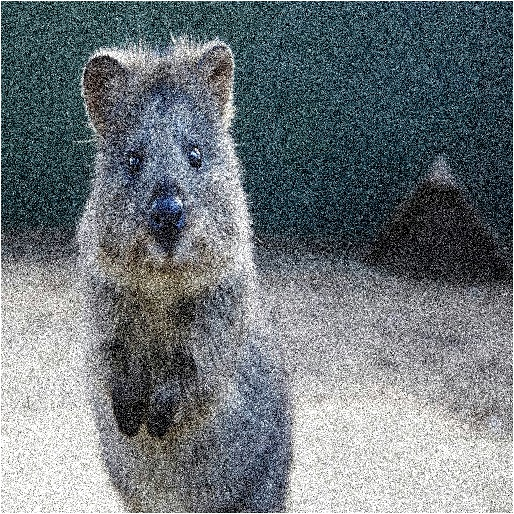
#> input picture NoiseReduction2.jpg, 514 x 514 px
$ python NoiseReduction2.py   (older library calls are emulated)
#> lines starting #> are read from the running program, lines starting #| are printed output that depends on the picture
import matplotlib.pyplot as plt

from skimage.restoration import (denoise_tv_chambolle, denoise_bilateral, denoise_wavelet, denoise_nl_means, denoise_tv_bregman, estimate_sigma)
from skimage import img_as_float
from skimage.util import random_noise

fig, field = plt.subplots(nrows=2, ncols=3, figsize=(10, 7), sharex=True, sharey=True)
plt.gray()

noisy = plt.imread("NoiseReduction2.jpg")
#> noisy is the input picture: shape (514, 514, 3); mean R, G, B 110.8, 118.8, 123.4

denoised_wavelet = denoise_wavelet(noisy, rescale_sigma=True, multichannel=True)
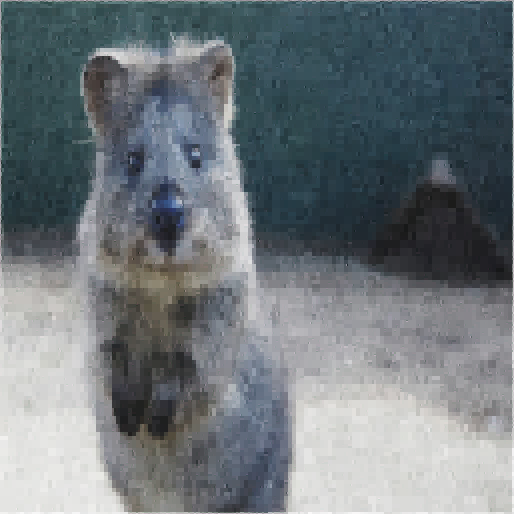
#> denoised_wavelet: shape (514, 514, 3) float64; mean R, G, B 0.434, 0.466, 0.484
denoised_tv_chambolle = denoise_tv_chambolle(noisy, weight=0.5, multichannel=True)
denoised_tv_bregman = denoise_tv_bregman(noisy, weight=0.5)

field[0,0].axis('off')
field[0,1].axis('off')
field[0,1].set_title('Noisy')
field[0,1].imshow(noisy)
field[0,2].axis('off')
field[1,0].axis('off')
field[1,0].set_title('Wavelet')
field[1,0].imshow(denoised_wavelet)
field[1,1].axis('off')
field[1,1].set_title('TV Chambolle')
field[1,1].imshow(denoised_tv_chambolle)
field[1,2].axis('off')
field[1,2].set_title('TV Bregman')
field[1,2].imshow(denoised_tv_bregman)

fig.tight_layout()

plt.show()
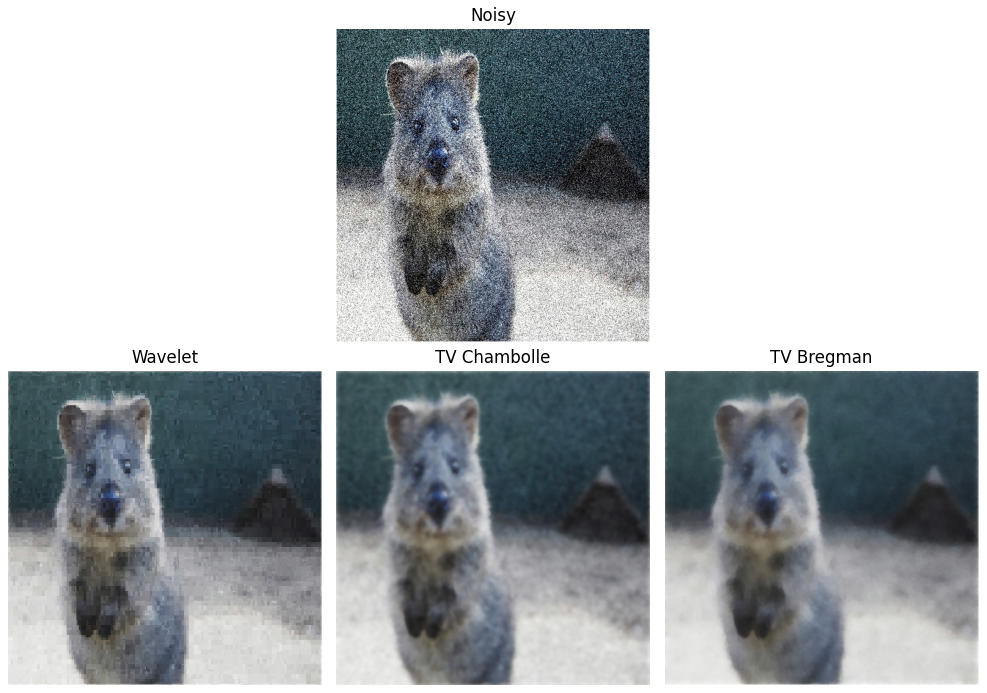
#> figure drawn by matplotlib, 4 panels

$ run again, with NoiseReduction.png saved as NoiseReduction2.jpg
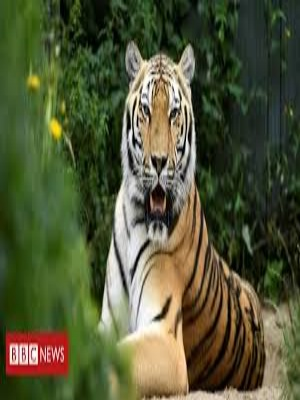
#> input picture NoiseReduction.png, 300 x 400 px
#> noisy is the input picture: shape (400, 300, 3); mean R, G, B 82.3, 86.9, 55.7
#> `denoised_tv_chambolle = denoise_tv_chambolle(noisy, weight=0.5, multic..`:
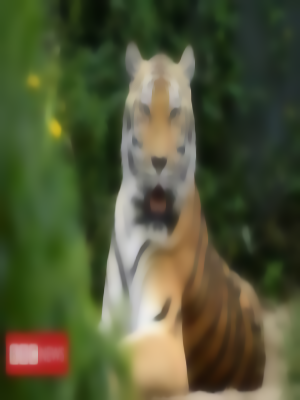
#> denoised_tv_chambolle: shape (400, 300, 3) float64; mean R, G, B 0.323, 0.341, 0.219
#> `plt.show()`:
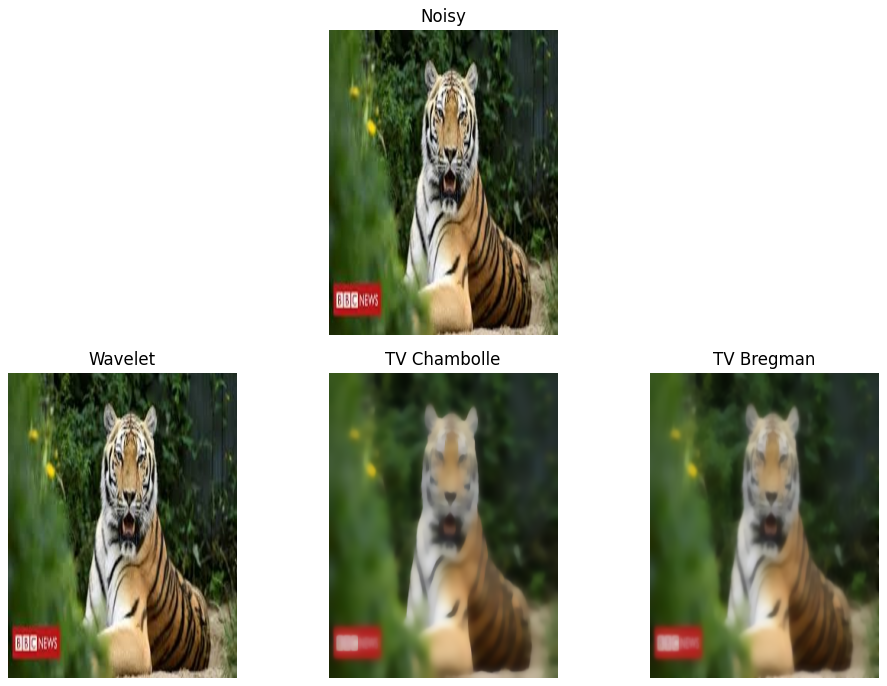
#> figure drawn by matplotlib, 4 panels
